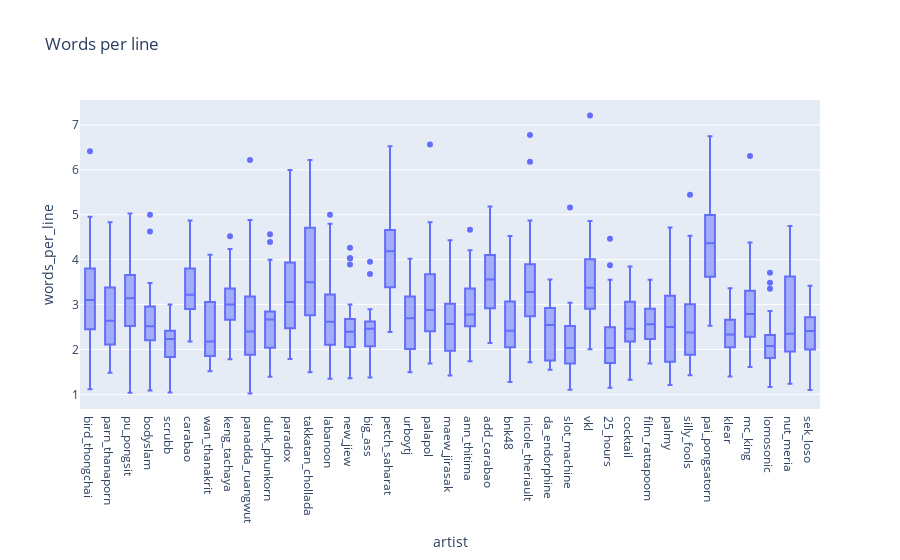

Notebook source saved alongside this figure:
### Code cell
fig = px.box(song_filter_df, x='artist', y='words_per_line', title='Words per line')
fig.show()

### Figure 1 — Plotly figure (JSON) as saved in the notebook; plotly's stock layout.template omitted (floating-point values rounded to 4 significant figures; data arrays with more than 128 entries replaced by an {"elided": "..."} marker saying what was removed)
{"data": [{"alignmentgroup": "True", "hovertemplate": "artist=%{x}<br>words_per_line=%{y}<extra></extra>", "legendgroup": "", "marker": {"color": "#636efa"}, "name": "", "notched": false, "offsetgroup": "", "orientation": "v", "showlegend": false, "type": "box", "x": {"elided": "1295 str values"}, "x0": " ", "xaxis": "x", "y": {"elided": "1295 float values"}, "y0": " ", "yaxis": "y"}], "layout": {"boxmode": "group", "legend": {"tracegroupgap": 0}, "title": {"text": "Words per line"}, "xaxis": {"anchor": "y", "domain": [0, 1], "title": {"text": "artist"}}, "yaxis": {"anchor": "x", "domain": [0, 1], "title": {"text": "words_per_line"}}}}
